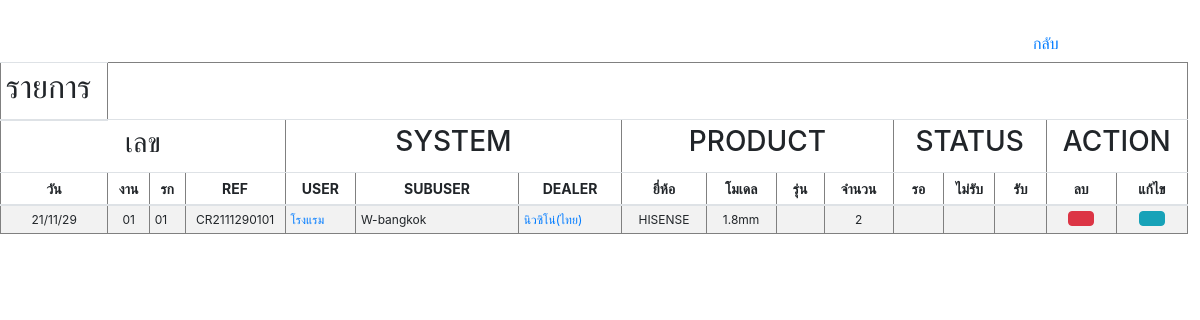
Before: /customer/customer_show.php with the older database file.
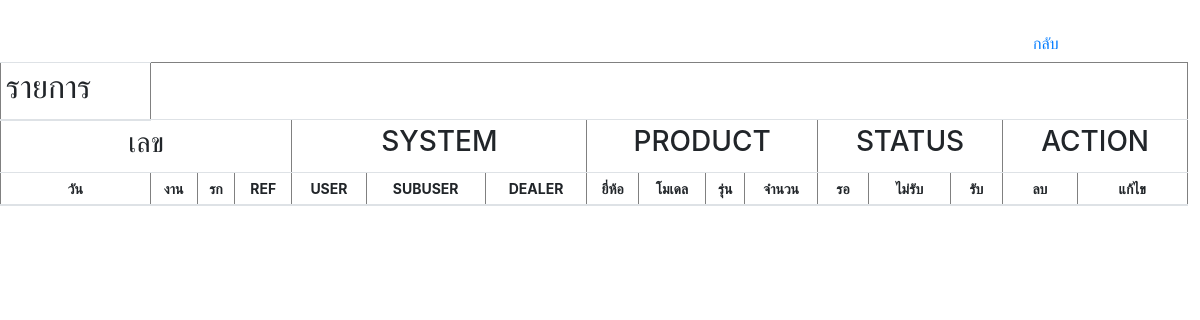
After: the same page with the newer database file.
### tables this page shows
CREATE TABLE `customer` (
  `REF_NO` varchar(255) NOT NULL,
  `CUSTOMER_ID` int(10) NOT NULL,
  `CREATE_DATE` varchar(255) NOT NULL,
  `TIME` varchar(255) NOT NULL,
  `AMOUNT` float NOT NULL,
  `PROJECT` varchar(255) NOT NULL,
  `USER` varchar(255) NOT NULL,
  `UNIT` varchar(255) NOT NULL,
  `DEALER` varchar(255) NOT NULL,
  `BRANDNAME` varchar(255) NOT NULL,
  `SERIES` varchar(255) NOT NULL,
  `LOGO` varchar(255) DEFAULT NULL,
  `GOODS` varchar(255) NOT NULL
);

### customer/customer_show.php (the view, shortened to what this page needs)
<?php
$conn=new Databases;
$conn = $conn->__construct();
$query = "SELECT * FROM customer";
$result = mysqli_query($conn, $query);
$idx=00;
?>
<!DOCTYPE html PUBLIC "-//W3C//DTD XHTML 1.0 Transitional//EN" "http://www.w3.org/TR/xhtml1/DTD/xhtml1-transitional.dtd">
<html xmlns="http://www.w3.org/1999/xhtml">
<head>
<link rel="stylesheet" href="https://cdn.jsdelivr.net/npm/bootstrap@4.6.0/dist/css/bootstrap.min.css">
    <link href="https://unpkg.com/gijgo@1.9.13/css/gijgo.min.css" rel="stylesheet" type="text/css" />
</head>
<body>
<br>
<a style="margin-left:85%" class="btn btn-link" href="customer.php">กลับ</a>
<table border='1' style="width:99%;" class="table table-striped table-sm">
  <thead style="font-size:14px;">
   <tr>
        <th><h2>รายการ</h2></th>
    </tr>
    <tr align="center">
        <td colspan="4"><h3>เลข</h3></td>
        <td colspan="3"><h3>SYSTEM</h3></td>
        <td colspan="4"><h3>PRODUCT</h3></td>
        <td colspan="3"><h3>STATUS</h3></td>
        <td colspan="2"><h3>ACTION</h3></td>
    </tr>
    <tr align="center">
        <th>วัน</th>
        <th>งาน</th>
        <th>รก</th>
        <th>REF</th>
        	<th>USER</th>
            <th>SUBUSER</th>
            <th>DEALER</th>
		<th>ยี่ห้อ</th>
        <th>โมเดล</th>
        <th>รุ่น</th>
        <th>จำนวน</th>
      	   <th>รอ</th>
           <th>ไม่รับ</th>
           <th>รับ</th>
     			<th>ลบ</th>
            	<th>แก้ไข</th>
     </tr>
  </thead>
  <tbody style="font-size:12px;">
      <?php
		while($row = mysqli_fetch_array($result))
		{$idx=$idx+1;
			$nrow=explode(" ",$row['LOGO']);
		?>
		<tr id=<?php echo $row["CUSTOMER_ID"];?>>
        <td width="1%" align="center"><nobr><?php echo $row['CREATE_DATE'];?></nobr></td>
    	<td width="1%" align="center"><nobr><?php echo sprintf("%02d",$row['CUSTOMER_ID']); ?></a></nobr></td>
    	<td width="1%" align="left"><nobr><?php echo sprintf("%02d",$row['CUSTOMER_ID']); ?></nobr></td>
    	<td width="1%" align="center"><nobr><?php echo "CR".$row['REF_NO'].sprintf("%02d",$row['CUSTOMER_ID']).sprintf("%02d",$row['CUSTOMER_ID']);?></a></nobr></td>
    	<td width="2%" align="left"><a href="customer_show_user.php?ID=<?=$row['CUSTOMER_ID'];?>"><nobr><?php echo $row['USER']; ?></nobr></a></td>
        <td width="7%" align="left"><nobr><?php echo $row['UNIT']; ?></nobr></td>
        <td width="3%" align="left"><a href="customer_show_dealer.php?ID=<?=$row['CUSTOMER_ID'];?>"><nobr><?php echo $row['DEALER']; ?></nobr></a></td>
        <td width="2%" align="center"><nobr><?php echo $row['BRANDNAME']?></td>
        <td width="2%" align="center"><nobr><?php echo $nrow[0]?></td>
        <td width="2%" align="center"><nobr><?php echo $nrow[1]?></td>
        <td width="2%" align="center"><nobr><?php echo $row['AMOUNT']?></td>
        <td width="1%" style="cursor: pointer;" id="U2D"></td>
        <td width="1%" style="cursor: pointer;" id="D2W"></td>
        <td width="1%" style="cursor: pointer;" id="W2S"></td>
        <td width="1%" align="center"><button class="btn btn-danger dels" id="dels" name="dels" onclick="dels(<?php echo $row["CUSTOMER_ID"];?>)" ></button></td>
        <td width="1%" align="center" ><button class="btn btn-info edits" id="edits" name="edits" data-toggle="modal" data-target="#myModal-2" onclick="edits(<?php echo $row["CUSTOMER_ID"];?>)" ></button></td>
		</tr>
        <?php
		}
?>
   </tbody>
</table>
</body>
</body>
</html>

Changed rows visible on the page:
removed customer: CREATE_DATE "21/11/29", CUSTOMER_ID "01", REF_NO "211129", USER "โรงแรม", UNIT "W-bangkok", DEALER "นิวซิโน่(ไทย)", BRANDNAME "HISENSE", LOGO "1.8mm", AMOUNT "2"
